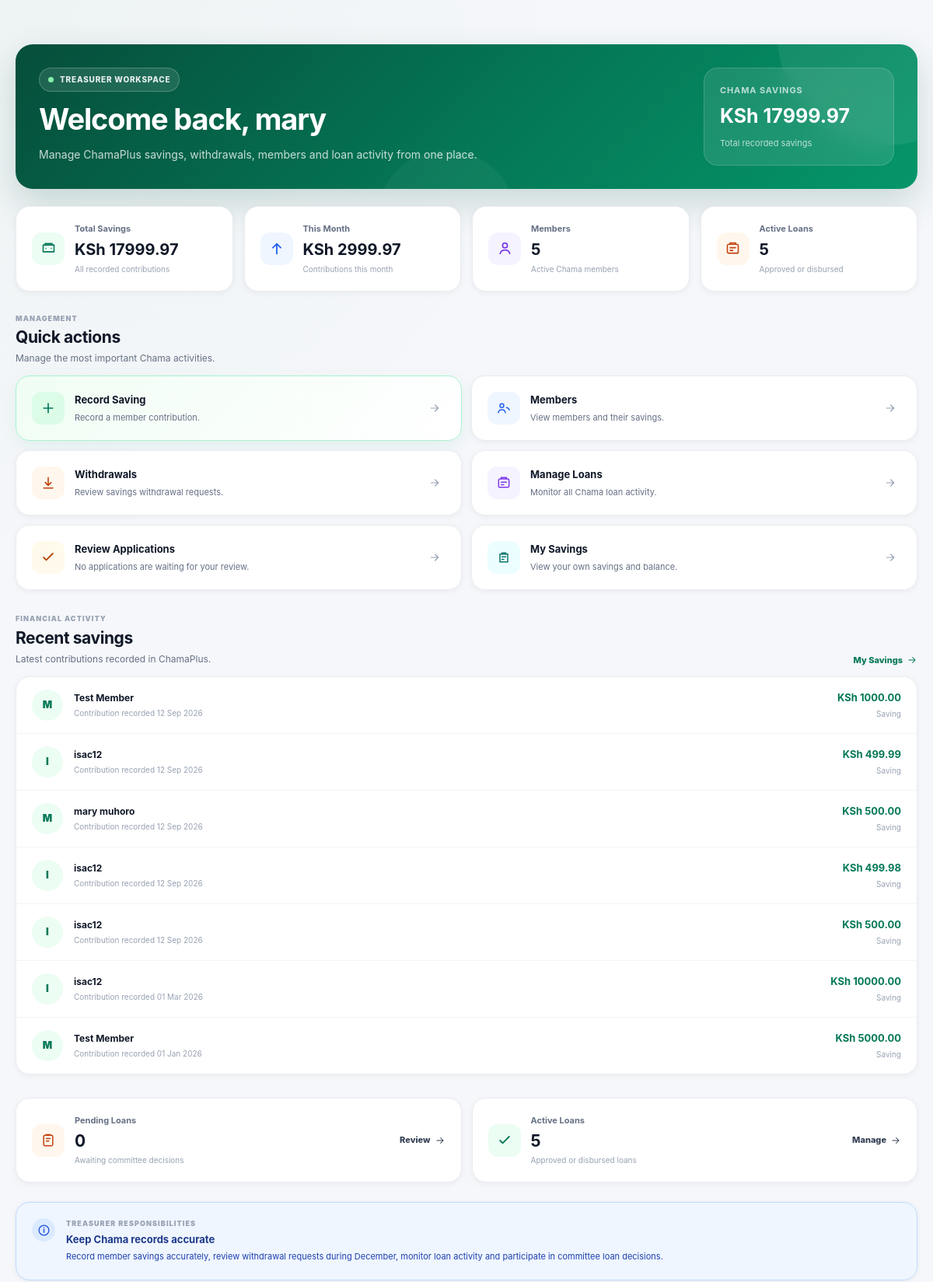
The page / (signed in, upper part) on the database as committed earlier.
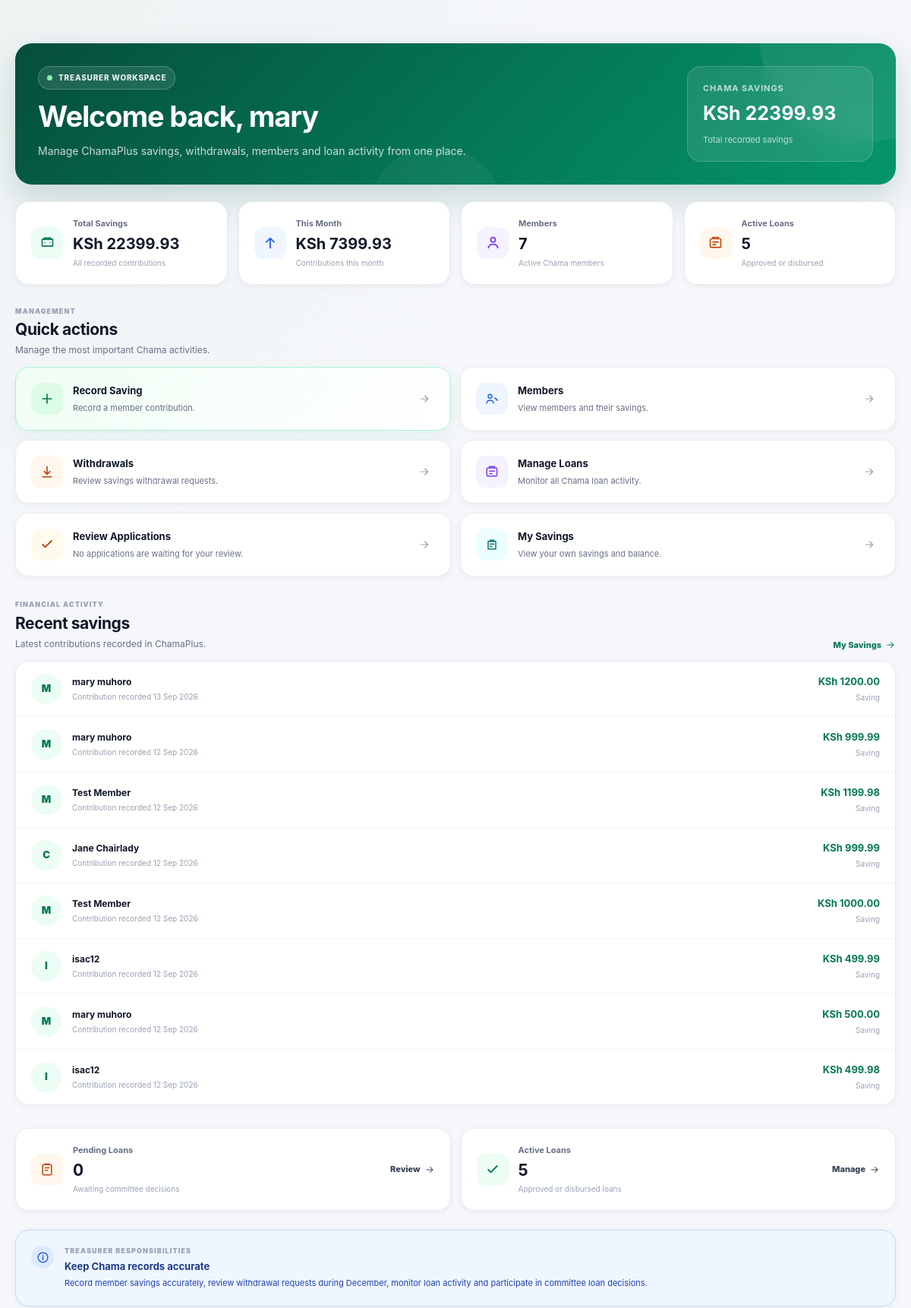
The same page on the database as committed later.
### savings/models.py (models this page shows, shortened)
class Saving(models.Model):
    chama = models.ForeignKey(
        Chama,
        on_delete=models.CASCADE,
        related_name="savings",
    )
    member = models.ForeignKey(
        User,
        on_delete=models.CASCADE,
        related_name="savings",
    )
    amount = models.DecimalField(
        max_digits=12,
        decimal_places=2,
    )
    recorded_by = models.ForeignKey(
        User,
        on_delete=models.PROTECT,
        related_name="recorded_savings",
    )
    date = models.DateField()
    notes = models.TextField(blank=True)
    created_at = models.DateTimeField(auto_now_add=True)
    updated_at = models.DateTimeField(auto_now=True)

### accounts/views.py (the view, shortened to what this page needs)
# urls.py: path("", dashboard, name="dashboard"),
@login_required
def dashboard(request):
    if not has_platform_access(request.user):
        messages.warning(
            request,
            "Please complete your ChamaPlus subscription before continuing.",
        )
        return redirect("subscription")
    membership = (
        Membership.objects
        .filter(
            user=request.user,
            is_active=True,
            chama__is_active=True,
        )
        .select_related("chama")
        .first()
    )
    if (
        membership
        and membership.role == Membership.Role.TREASURER
    ):
        from chamas.views import treasurer_dashboard
        return treasurer_dashboard(request)

### accounts/context_processors.py (called while the page is built)
def active_chama_membership(request):
    if not request.user.is_authenticated:
        return {
            "active_membership": None,
        }
    membership = (
        Membership.objects
        .filter(
            user=request.user,
            is_active=True,
            chama__is_active=True,
        )
        .select_related("chama")
        .first()
    )
    return {
        "active_membership": membership,
    }

### accounts/views.py (called while the page is built, shortened)
def has_platform_access(user):
    if not user.is_authenticated:
        return False
    profile = getattr(user, "profile", None)
    if profile is None:
        return False
    if user.is_superuser:
        return True
    if profile.role == UserProfile.Role.ADMIN:
        return True
    current_treasurer = Membership.objects.filter(
        user=user,
        role=Membership.Role.TREASURER,
        is_active=True,
        chama__is_active=True,
    ).exists()
    if current_treasurer:
        return True

### chamas/views.py (called while the page is built)
def is_treasurer(user, chama):
    return Membership.objects.filter(
        chama=chama,
        user=user,
        role=Membership.Role.TREASURER,
        is_active=True,
    ).exists()

### templates/chamas/treasurer_dashboard.html (shortened to what the changed rows need)
{% extends "base.html" %}
{% block content %}
<div class="treasurer-portal">
    <section class="treasurer-hero">
        <div class="hero-main">
            <h1>
                Welcome back,
                {{ request.user.first_name|default:request.user.username }}
            </h1>
        </div>
        <div class="hero-balance">
            <span>Chama Savings</span>
            <strong>KSh {{ total_savings|floatformat:2 }}</strong>
            <small>Total recorded savings</small>
        </div>
    </section>
    <section class="overview-grid">
        <div class="metric-card">
            <div class="metric-content">
                <span>Total Savings</span>
                <strong>KSh {{ total_savings|floatformat:2 }}</strong>
                <small>All recorded contributions</small>
            </div>
        </div>
        <div class="metric-card">
            <div class="metric-content">
                <span>This Month</span>
                <strong>KSh {{ monthly_savings|floatformat:2 }}</strong>
                <small>Contributions this month</small>
            </div>
        </div>
        <div class="metric-card">
            <div class="metric-content">
                <span>Members</span>
                <strong>{{ member_count }}</strong>
                <small>Active Chama members</small>
            </div>
        </div>
    </section>
    <section class="portal-section">
        <div class="section-heading">
            <div>
                <h2>Quick actions</h2>
            </div>
        </div>
    </section>
    <section class="portal-section">
        <div class="section-heading">
            <div>
                <h2>Recent savings</h2>
            </div>
        </div>
        <div class="activity-card">
            {% if recent_savings %}
                {% for saving in recent_savings %}
                    <div class="activity-row">
                        <div class="member-avatar">
                            {{ saving.member.username|slice:":1"|upper }}
                        </div>
                        <div class="activity-member">
                            <strong>
                                {% if saving.member.get_full_name %}
                                    {{ saving.member.get_full_name }}
                                {% else %}
                                    {{ saving.member.username }}
                                {% endif %}
                            </strong>
                            <span>
                                Contribution recorded
                                {{ saving.date|date:"d M Y" }}
                            </span>
                        </div>
                        <div class="activity-amount">
                            <strong>
                                KSh {{ saving.amount|floatformat:2 }}
                            </strong>
                            <span>Saving</span>
                        </div>
                    </div>
                {% endfor %}
            {% endif %}
        </div>
    </section>
</div>
{% endblock %}

Rows that differ between the two databases and show on the page:
no longer on this page (row unchanged): Saving: member.username "I", member.username "isac12", date "12 Sep 2026", amount "500.00"
no longer on this page (row unchanged): Saving: member.username "I", member.username "isac12", date "01 Mar 2026", amount "10000.00"
no longer on this page (row unchanged): Saving: member.username "M", member.get_full_name "Test Member", date "01 Jan 2026", amount "5000.00"
added Saving: member.username "M", member.get_full_name "mary muhoro", date "13 Sep 2026", amount "1200.00"
added Saving: member.username "M", member.get_full_name "mary muhoro", date "12 Sep 2026", amount "999.99"
added Saving: member.username "M", member.get_full_name "Test Member", date "12 Sep 2026", amount "1199.98"
added Saving: member.username "C", member.get_full_name "Jane Chairlady", date "12 Sep 2026", amount "999.99"
Other text that changed with them:
{{ total_savings|floatformat:2 }}: "17999.97" → "22399.93"
{{ monthly_savings|floatformat:2 }}: "2999.97" → "7399.93"
{{ member_count }}: "5" → "7"
